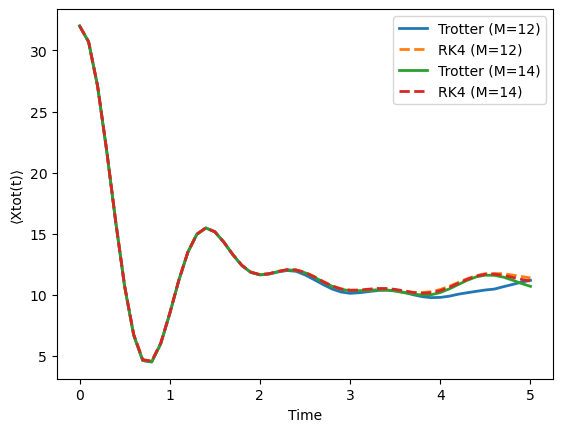

Here is the Julia script that generated this plot:

# Example comparing Trotter and RK4 evolution of the mixed field Ising model, both using
# the translation-symmetric `OperatorTS` representation. Both should agree.


using PauliStrings
import PyPlot as plt

# Translation invariant mixed field Ising model
function MFIM(N, h)
    H = Operator(N)
    H += -h, "X", 1
    H += -h / 2, "Z", 2
    H += "Z", 1, "Z", 2
    return OperatorTS{(N,)}(H)
end

# Total X operator
function Xtot(N)
    H = Operator(N)
    H += "X", 1
    return OperatorTS{(N,)}(H)
end

# init the ising model on 32 qubits
N = 32
H = MFIM(N, 0.5)
O0 = Xtot(N)
dt = 0.1
times = 0:dt:5


fout(O) = trace_product(O0, O) / 2^N

for M in (12, 14)
    truncation(o) = trim(o, 2^M)
    # Trotter and RK4 evolution, both on the translation-symmetric OperatorTS
    res_rk4 = evolve(H, O0, times; method=RK4(), fout=fout, truncation=truncation)
    res_trotter = evolve(H, O0, times; method=Trotter(), fout=fout, truncation=truncation)
    plt.plot(times, real.(res_trotter.history), label="Trotter (M=$M)", lw=2)
    plt.plot(times, real.(res_rk4.history), "--", label="RK4 (M=$M)", lw=2)
end


plt.legend()
plt.xlabel("Time")
plt.ylabel("⟨Xtot(t)⟩")
plt.savefig("./evolve_trotter_ts.png", bbox_inches="tight")
plt.show()
